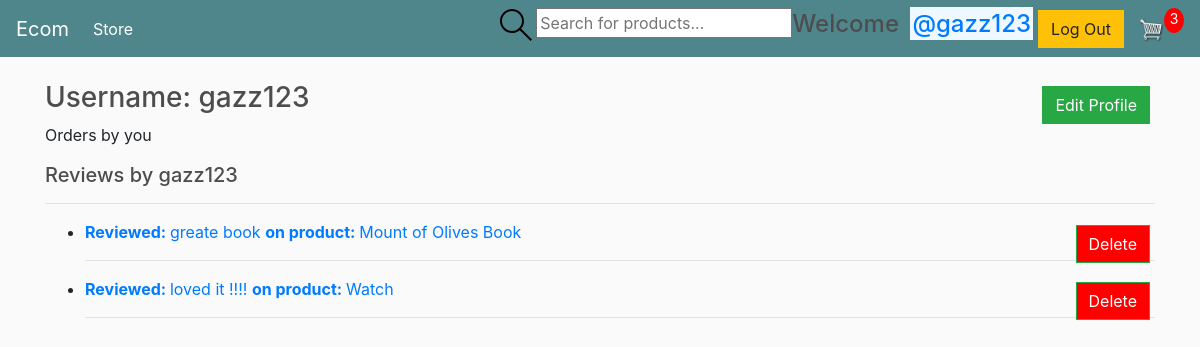
The app's page /profile/5/ (signed in), older data.
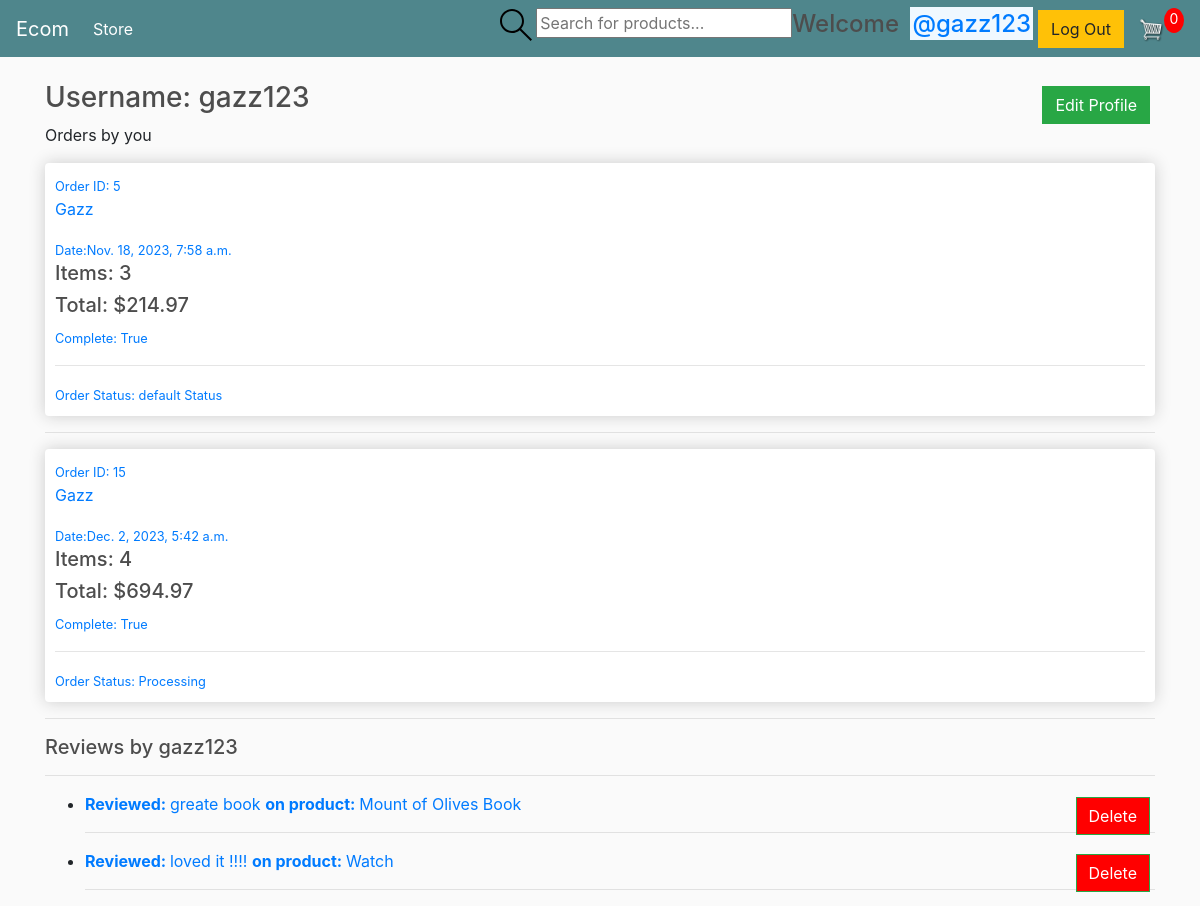
The same page, newer data.
### store/models.py (models this page shows, shortened)
class Review(models.Model):
    customer=models.ForeignKey(Customer,on_delete=models.CASCADE,default=1)
    product= models.ForeignKey(Product,on_delete=models.CASCADE,default=1)
    body=models.TextField(default="default review")
    updated=models.DateTimeField(auto_now=True)
    created=models.DateTimeField(auto_now_add=True)
    class Meta:
        ordering=['-updated','-created']

class Product(models.Model):
	name = models.CharField(max_length=200,default="Default")
	description=models.TextField(null=True,blank=True)
	price = models.FloatField()
	digital = models.BooleanField(default=False,null=True, blank=True)
	image = models.ImageField(null=True, blank=True)

class Order(models.Model):
	customer = models.ForeignKey(Customer, on_delete=models.SET_NULL, null=True, blank=True)
	date_ordered = models.DateTimeField(auto_now_add=True)
	complete = models.BooleanField(default=False)
	transaction_id = models.CharField(max_length=100, null=True)
	order_status=models.CharField(max_length=200,null=True,default="Processing")
	@property
	def get_cart_total(self):
		orderitems = self.orderitem_set.all()
		total = sum([item.get_total for item in orderitems])
		return total
	@property
	def get_cart_items(self):
		orderitems = self.orderitem_set.all()
		total = sum([item.quantity for item in orderitems])
		return total

class Customer(models.Model):
	user = models.OneToOneField(User, null=True, blank=True, on_delete=models.CASCADE)
	name = models.CharField(max_length=200, null=True)
	email = models.CharField(max_length=200,default="default@email.com")

class OrderItem(models.Model):
	product = models.ForeignKey(Product, on_delete=models.CASCADE,default=1)
	order = models.ForeignKey(Order, on_delete=models.SET_NULL, null=True)
	quantity = models.IntegerField(default=0, null=True, blank=True)
	date_added = models.DateTimeField(auto_now_add=True)
	@property
	def get_total(self):
		total = self.product.price * self.quantity
		return total

### store/views.py (the view)
# urls.py: path('profile/<str:pk>/',views.userProfile,name="user-profile"),
def userProfile(request,pk):
    user= User.objects.get(id=pk)
    customer = Customer.objects.get(user=user)
    orders=Order.objects.filter(customer=customer)
    reviews=Review.objects.filter(customer=customer)
    context={'user':user,'orders':orders,'cartItems':cartData(request)['cartItems'],'reviews':reviews}
    return render(request,'store/profile.html',context)

### store/utils.py (called while the page is built)
def cartData(request):
	if request.user.is_authenticated:
		customer, created = Customer.objects.get_or_create(user=request.user)
		order, created = Order.objects.get_or_create(customer=customer, complete=False)
		items = order.orderitem_set.all()
		cartItems = order.get_cart_items
	else:
		cookieData = cookieCart(request)
		cartItems = cookieData['cartItems']
		order = cookieData['order']
		items = cookieData['items']
	return {'cartItems':cartItems ,'order':order, 'items':items}

### store/templates/store/profile.html
{% extends 'store/main.html' %}
{% load static %}
{% block content %}
{% if request.user == user %}
<h3>Username: {{user.username}} <a  style="float:right; margin:5px;" class="btn btn-success" href="{% url 'update-user' request.user.id %}">Edit Profile</a></h3>
{% if orders %}
    <p>Orders  by you</p>
    {% for order in orders %}
    {% if request.user == order.customer.user and order.complete %}
        <a href="{% url 'order_details' order.id %}">
        <div class="box-element">
            <small>Order ID: {{order.id}} </small>
            <p>{{order.customer.name}}</p>
            <small>Date:{{ order.date_ordered }}</small>
            <h5>Items:   {{order.get_cart_items}}</h5>
            <h5>Total:   ${{order.get_cart_total|floatformat:2}}</h5>
            <small>Complete: {{ order.complete }}</small><hr>
            <small>Order Status: {{order.order_status}} </small>
        </div>
        </a>
        <hr>
    {% endif %}
    {% endfor %}
{% else %}
    <p>No orders found for this user.</p>
{% endif %}
{% else %}
<h3>Username: {{user.username}} </h3>
{% endif %}
<h5>Reviews by {{user.username}} </h5><hr>
<ul>
    {% for review in reviews %}
    <li><a href="{% url 'product_description' review.product.id %}">
        <strong>Reviewed: </strong> {{review.body}} <strong>on product: </strong> {{review.product.name}}
        </a>
            {% if request.user == review.customer.user %}
                <a  style="float:right; margin:5px; background-color: red;" class="btn btn-success" href="{% url 'delete_review' review.id %}" >Delete</a>
            {% endif %}
    </li>
    <hr>
    {% endfor %}
</ul>
{% endblock content %}

### store/templates/store/main.html (shortened to what this page needs)
<!DOCTYPE html>
{% load static %}
<html>
<head>
	<link rel="stylesheet" href="https://stackpath.bootstrapcdn.com/bootstrap/4.4.1/css/bootstrap.min.css">
	<link rel="stylesheet" type="text/css" href="{% static 'css/main.css' %}">
</head>
<body>
	<nav class="navbar navbar-expand-lg navbar-dark bg-dark">
	  <a class="navbar-brand" href="{% url 'store' %}">Ecom</a>
	  <div class="collapse navbar-collapse" id="navbarSupportedContent">
	    <ul class="navbar-nav mr-auto">
	      <li class="nav-item active">
	        <a class="nav-link" href="{% url 'store' %}">Store <span class="sr-only">(current)</span></a>
	      </li>
	    </ul>
		<form class="header__search" method="GET" action="{% url 'store' %}">
			<label>
			  <input name="q" placeholder="Search for products..." />
			</label>
		  </form>
	    <div class="form-inline my-2 my-lg-0">
			 {% if request.user.is_authenticated %}
			 <h4> Welcome <a href="{% url 'user-profile' request.user.id %}" style="background-color: aliceblue; margin: 5px; padding: 2px;">@{{request.user.username}}</a></h4>
			 <a href="{% url 'logout' %}" class="btn btn-warning">Log Out</a>
	     	 {% else %}
			  <a href="{% url 'login' %}" class="btn btn-warning">Login</a>
			 {% endif %}
	     	<a href="{% url 'cart' %}">
	    		<img  id="cart-icon" src="{% static 'images/cart.png' %}">
	    	</a>
	    	<p id="cart-total">{{cartItems}}</p>
	    </div>
	  </div>
	</nav>
     <div class="container">
            <br>
            {% block content %}
            {% endblock content %}
         </div>
</body>
</html>

Row changes from the older to the newer data that the page shows:
now on this page (row edited): Order: id "5", customer.name "Gazz", date_ordered "Nov. 18, 2023, 7:58 a.m.", get_cart_items "3", get_cart_total "214.97", complete "True", order_status "default Status"
added Order: id "15", customer.name "Gazz", date_ordered "Dec. 2, 2023, 5:42 a.m.", get_cart_items "4", get_cart_total "694.97", complete "True", order_status "Processing"
Text that changed along with them:
{{ cartItems }}: "3" → "0"
